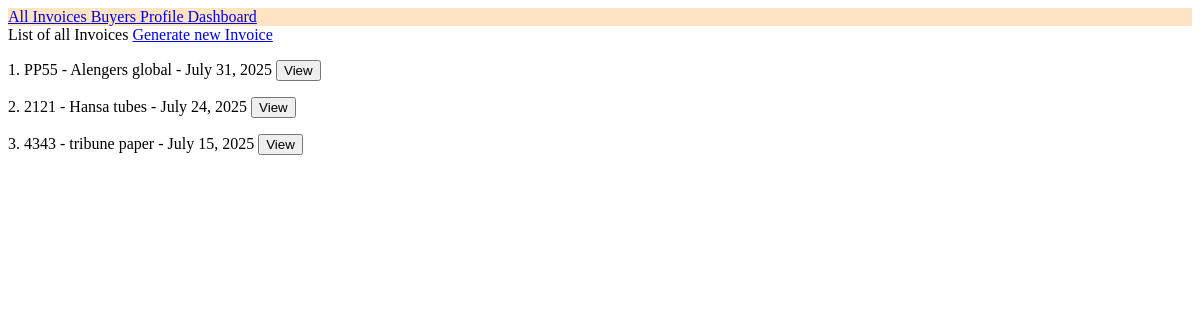
/inv/list, run on an earlier commit of the app's database.
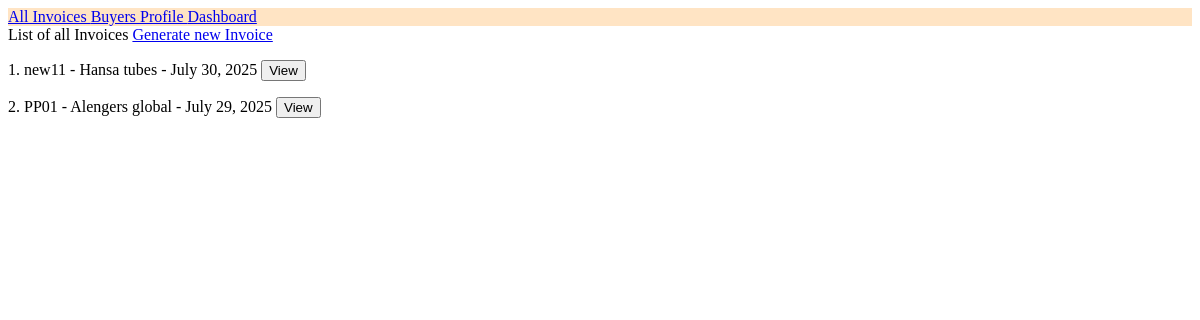
And on a later commit of the database.
### invoice/models.py (models this page shows, shortened)
class Invoice(models.Model):
    invId= models.AutoField(primary_key=True)
    invNum = models.CharField(max_length=32)
    buyerId = models.ForeignKey(buyer, on_delete=models.SET_NULL, null=True, blank=True)
    userId = models.ForeignKey(Profile, on_delete = models.SET_NULL, null=True, blank = True)
    date = models.DateField()
    subTotal = models.DecimalField(max_digits=10, decimal_places=2, default=0.00)
    gstTotal = models.DecimalField(max_digits=10, decimal_places=2, default=0.00)
    grandTotal = models.DecimalField(max_digits=10, decimal_places=2, default=0.00)

### buyer/models.py (models this page shows, shortened)
class buyer(models.Model):
    buyerId = models.AutoField(primary_key=True)
    name = models.CharField(max_length=64)
    adr1 = models.CharField(max_length=128)
    adr2 = models.CharField(max_length=128, null=True)
    state = models.CharField(max_length=32)
    pin = models.CharField(max_length=10)
    gstin = models.CharField(max_length=15)

### invoice/views.py (the view)
# urls.py: path('list',views.invoiceList, name='InvoiceList'),
def invoiceList(request):
    context={
        'invoices':Invoice.objects.all().select_related('buyerId')
    }
    return render(request, 'invoiceList.html', context)

### templates/invoiceList.html (shortened to what this page needs)
{% extends 'base.html' %}
{% block body %}
    List of all Invoices
    <a href="generate">
        Generate new Invoice
    </a>
    <div>
        {% for invoice in invoices %}
            <p>{{forloop.counter}}.
                {{ invoice.invNum }} -
                {{ invoice.buyerId.name }} -
                {{ invoice.date }}
                <button onclick="window.location.href='/inv/{{invoice.invId}}'">View</button>
            </p>
        {% endfor %}
    </div>
{% endblock %}

### templates/base.html (shortened to what this page needs)
<!DOCTYPE html>
<html lang="en">
<head>
</head>
<body>
    {% include 'navbar.html'   %}
    {% block body %}
    {% endblock %}
</body>
</html>

### templates/navbar.html
{% block navbar %}
<div style="background-color:bisque;">
    <a href="/inv/list"> All Invoices </a>
    <a href="/buyers"> Buyers </a>
    <a href="/profile"> Profile </a>
    <a href="/"> Dashboard</a>
</div>
{% endblock %}

What changed in the data, as far as the page shows it:
removed Invoice: invNum "PP55", buyerId.name "Alengers global", date "July 31, 2025"
removed Invoice: invNum "2121", buyerId.name "Hansa tubes", date "July 24, 2025"
removed Invoice: invNum "4343", buyerId.name "tribune paper", date "July 15, 2025"
added Invoice: invNum "new11", buyerId.name "Hansa tubes", date "July 30, 2025"
added Invoice: invNum "PP01", buyerId.name "Alengers global", date "July 29, 2025"
